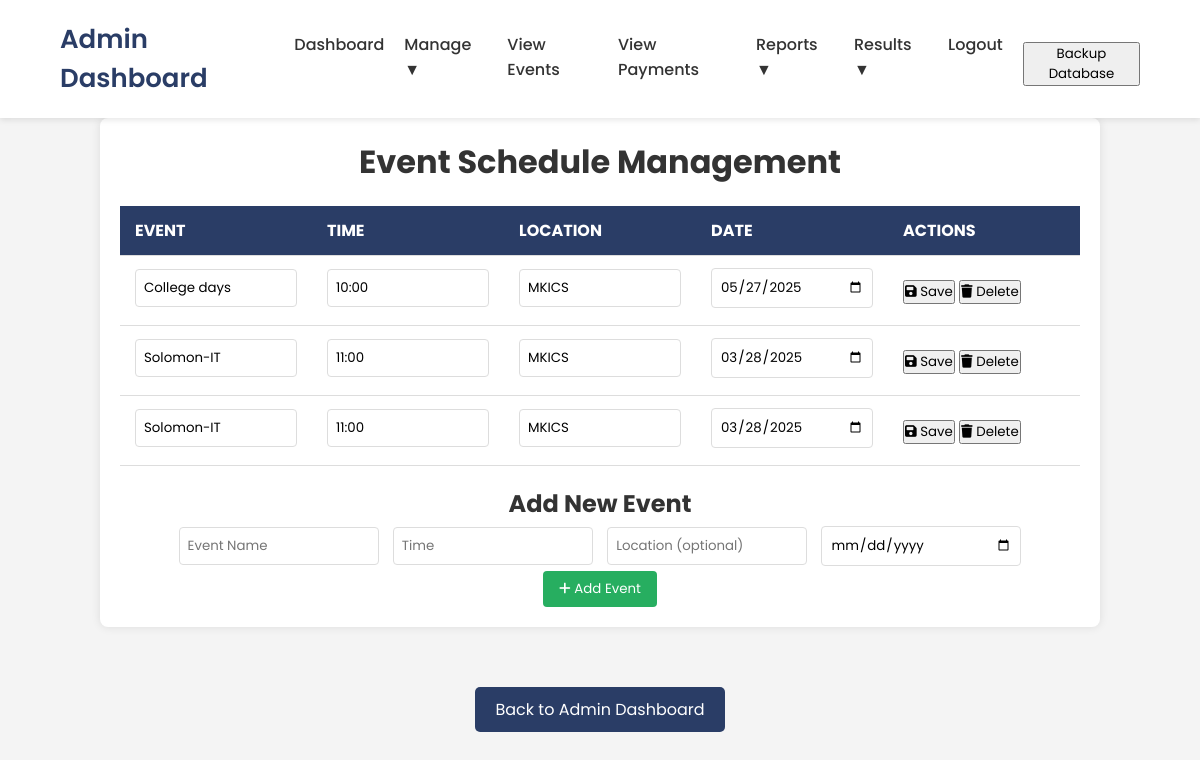
/admin_schedule.php (signed in), run on the app's committed database.
### tables this page shows
CREATE TABLE `event_schedule` (
  `id` int NOT NULL AUTO_INCREMENT,
  `event` varchar(255) NOT NULL,
  `competition_name` varchar(255) DEFAULT NULL,
  `time` varchar(255) NOT NULL,
  `location` varchar(255) DEFAULT NULL,
  `event_date` date DEFAULT NULL,
  PRIMARY KEY (`id`)
);

### admin_schedule.php (the view, shortened to what this page needs)
<?php
include "config.php";
function handleEventManagement($conn) {
    $sql = "SELECT `id`, `event`, `time`, `location`, `event_date` FROM `event_schedule` ORDER BY `id`";
    $stmt_select = mysqli_prepare($conn, $sql);
    $schedule_data = array();
    if ($stmt_select) {
        mysqli_stmt_execute($stmt_select);
        $result = mysqli_stmt_get_result($stmt_select);
        if (mysqli_num_rows($result) > 0) {
            while ($row = mysqli_fetch_assoc($result)) {
                $schedule_data[] = $row;
            }
        }
    } else {
        echo "<script>alert('Error preparing select statement.');</script>";
    }
    return $schedule_data;
}
$eventScheduleData = handleEventManagement($conn);
?>
<!DOCTYPE html>
<html lang="en">
<head>
    <link rel="stylesheet" href="https://cdnjs.cloudflare.com/ajax/libs/font-awesome/6.0.0/css/all.min.css" />
</head>
<body>
    <?php include "admin_navbar.php"; ?>
    <div class="schedule-container">
        <h1>Event Schedule Management</h1>
        <table>
            <thead>
                <tr>
                    <th>Event</th>
                    <th>Time</th>
                    <th>Location</th>
                    <th>Date</th>
                    <th>Actions</th>
                </tr>
            </thead>
            <tbody>
                <?php foreach ($eventScheduleData as $row): ?>
                    <tr>
                        <td>
                            <form method="post">
                                <input type="text" name="event" value="<?php echo htmlspecialchars($row['event']); ?>" required>
                        </td>
                        <td>
                                <input type="text" name="time" value="<?php echo htmlspecialchars($row['time']); ?>" required>
                        </td>
                        <td>
                                <input type="text" name="location" value="<?php echo htmlspecialchars($row['location']); ?>">
                        </td>
                        <td>
                                <input type="date" name="event_date" value="<?php echo htmlspecialchars($row['event_date']); ?>">
                        </td>
                        <td>
                                <button type="submit" name="update_event"><i class="fas fa-save"></i> Save</button>
                             <form method="post">
                                    <button type="submit" name="delete_event" onclick="return confirm('Are you sure you want to delete this event?')"><i class="fas fa-trash"></i> Delete</button>
                                </form>
                        </td>
                    </tr>
                <?php endforeach; ?>
            </tbody>
        </table>
        <div class="add-event-form">
            <h2>Add New Event</h2>
            <form method="post">
                <input type="text" name="new_event" placeholder="Event Name" required>
                <input type="text" name="new_time" placeholder="Time" required>
                <input type="text" name="new_location" placeholder="Location (optional)">
                <input type="date" name="new_event_date" placeholder="Event Date (optional)">
                <button type="submit" name="add_event"><i class="fas fa-plus"></i> Add Event</button>
            </form>
        </div>
    </div>
    <div class="back-link-container">
        <a href="admin_dashboard.php" class="back-link">Back to Admin Dashboard</a>
    </div>
</body>
</html>

### admin_schedule.php (style rules this page uses)
body { font-family: 'Poppins', sans-serif; background-color: #f4f4f4; color: #333; margin: 0; padding: 0; display: flex; flex-direction: column; justify-content: flex-start; align-items: center; min-height: 100vh; }
.schedule-container { width: 95%; max-width: 1000px; background-color: #fff; border-radius: 8px; box-shadow: 0 0 10px rgba(0, 0, 0, 0.1); padding: 20px; overflow-x: auto; margin-bottom: 20px; }
h1 { text-align: center; margin-bottom: 20px; color: #333; }
table { width: 100%; border-collapse: collapse; margin-top: 20px; table-layout: fixed; }
th, td { padding: 12px 15px; text-align: left; border-bottom: 1px solid #ddd; word-wrap: break-word; }
th { background-color: #2a3d66; color: white; font-weight: bold; text-transform: uppercase; }
.back-link { display: inline-block; padding: 10px 20px; background-color: #2a3d66; color: white; text-decoration: none; border-radius: 5px; transition: background-color 0.3s; margin-top: 20px; }
.back-link-container { text-align: center; margin-top: 20px; order: 1; }
input[type="text"], input[type="date"] { width: 100%; padding: 8px; margin-bottom: 5px; border: 1px solid #ddd; border-radius: 4px; box-sizing: border-box; }
form { margin-top: 10px; display: inline; }
.add-event-form { margin-top: 20px; text-align: center; }
.add-event-form input[type="text"], .add-event-form input[type="date"] { width: 200px; padding: 8px; margin: 5px; border: 1px solid #ddd; border-radius: 4px; box-sizing: border-box; }
.add-event-form button { padding: 8px 16px; background-color: #27ae60; color: white; border: none; border-radius: 4px; cursor: pointer; }

### admin_navbar.php (style rules this page uses)
* { margin: 0; padding: 0; box-sizing: border-box; font-family: 'Poppins', sans-serif; }

### data on the page
event_schedule: event "College days", time "10:00", location "MKICS", event_date "05/27/2025"
event_schedule: event "Solomon-IT", time "11:00", location "MKICS", event_date "03/28/2025"
event_schedule: event "Solomon-IT", time "11:00", location "MKICS", event_date "03/28/2025"
